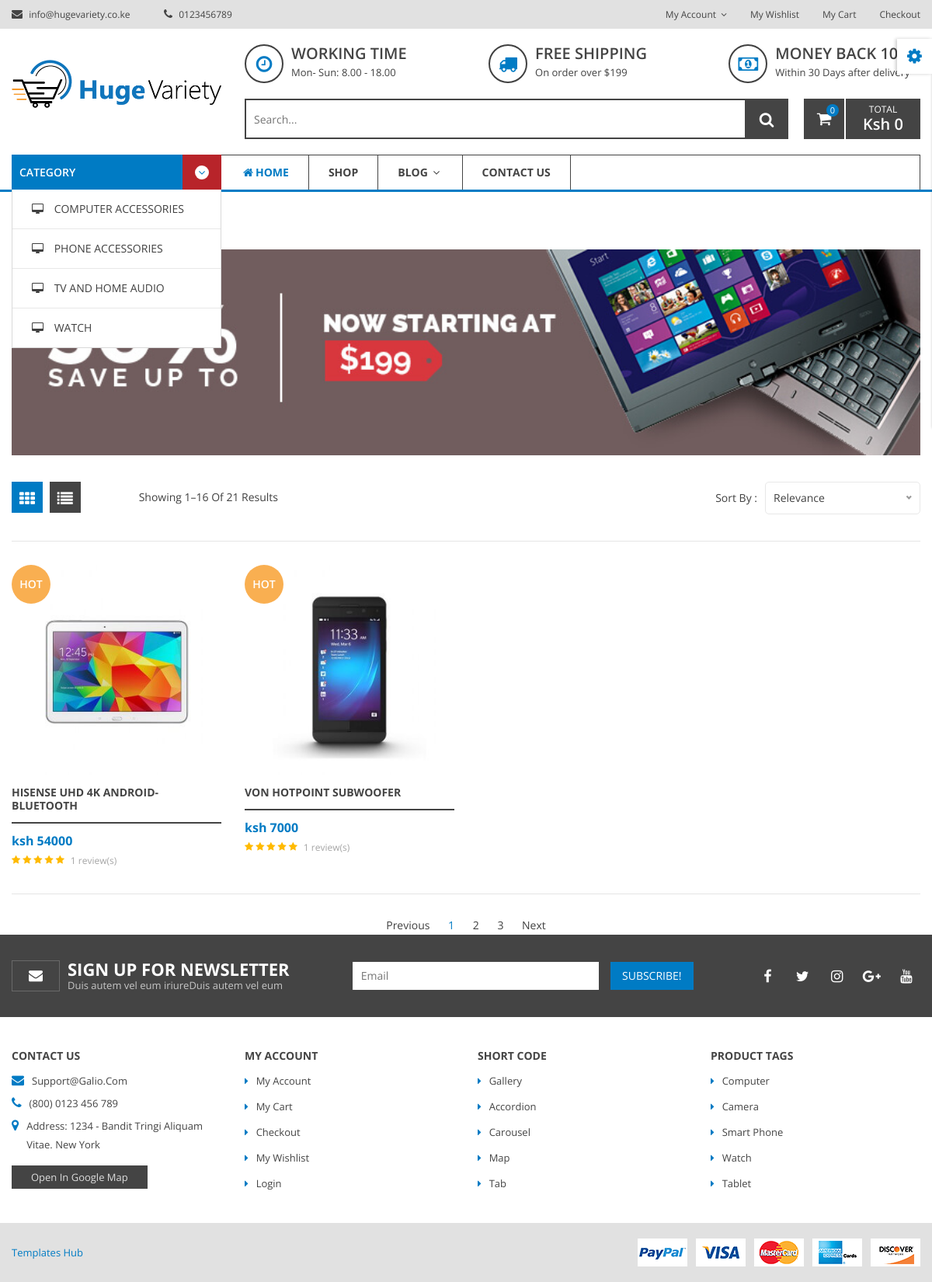
The app's page /category/tv-and-home-audio/ with its own data.
### store/models.py (models this page shows, shortened)
class Category(models.Model):
    category_name=models.CharField(max_length=200, db_index=True)
    slug = models.SlugField(unique=True)
    class Meta:
        verbose_name_plural='Categories'
    def get_absolute_url(self):
        return reverse('store:product_category', args=[self.slug])

class Product (models.Model):
    category=models.ForeignKey(Category,related_name='product',on_delete=models.CASCADE)
    tag_name=models.ForeignKey(Tags,related_name='product',on_delete=models.CASCADE)
    product_name = models.CharField(max_length=200)
    slug=models.SlugField()
    short_description = models.TextField(blank=True)
    long_description = models.TextField(blank=True)
    featured_image= models.ImageField(upload_to='images/')
    other_image1= models.ImageField(upload_to='images/', blank=True, null=True)
    other_image2= models.ImageField(upload_to='images/',blank=True,null=True)
    other_image3= models.ImageField(upload_to='images/',blank=True,null=True)
    price = models.IntegerField()
    in_stock = models.BooleanField(default=True)
    is_active =  models.BooleanField(default=True)
    created= models.DateField(auto_now_add=True)
    updated = models.DateTimeField(auto_now=True)
    class Meta:
        verbose_name= 'Product'
        verbose_name_plural='Products'
    def get_absolute_url(self):
        return reverse('store:product_detail', args=[self.slug])

### store/views.py (the view)
# urls.py: path('category/<slug:product_category_slug>/', views.product_category, name='product_category'),
def product_category(request, product_category_slug,):
    categ = get_object_or_404(Category,slug = product_category_slug)
    products = Product.objects.filter(category=categ)
    return render (request, 'product-categories.html', {'productsCateg': products,'categ':categ })

### templates/product-categories.html (shortened to what this page needs)
{% extends 'base.html' %}
{% load static %}
{% block content %}
<body>
    <div class="wrapper box-layout">
        <div class="breadcrumb-area">
            <div class="container">
                <div class="row">
                    <div class="col-12">
                        <div class="breadcrumb-wrap">
                            <nav aria-label="breadcrumb">
                                <ul class="breadcrumb">
                                    <li class="breadcrumb-item"><a href="index.html">Home</a></li>
                                    <li class="breadcrumb-item active" aria-current="page">shop </li>
                                </ul>
                            </nav>
                        </div>
                    </div>
                </div>
            </div>
        </div>
        <div class="page-main-wrapper">
            <div class="container">
                <div class="row">
                    <div class="col-12">
                        <div class="shop-banner img-full">
                            <img src="{% static 'img/banner/banner_static1.jpg' %}" alt="">
                        </div>
                        <div class="shop-product-wrapper pt-34">
                            <div class="shop-top-bar">
                                <div class="row">
                                    <div class="col-lg-7 col-md-6">
                                        <div class="top-bar-left">
                                            <div class="product-view-mode mr-70 mr-sm-0">
                                                <a class="active" href="#" data-target="grid"><i class="fa fa-th"></i></a>
                                                <a href="#" data-target="list"><i class="fa fa-list"></i></a>
                                            </div>
                                            <div class="product-amount">
                                                <p>Showing 1–16 of 21 results</p>
                                            </div>
                                        </div>
                                    </div>
                                    <div class="col-lg-5 col-md-6">
                                        <div class="top-bar-right">
                                            <div class="product-short">
                                                <p>Sort By : </p>
                                            </div>
                                        </div>
                                    </div>
                                </div>
                            </div>
                            <div class="shop-product-wrap grid row">
                                {% for product in productsCateg %}
                                <div class="col-lg-3 col-md-4 col-sm-6">
                                    <div class="product-item fix mb-30">
                                        <div class="product-thumb">
                                            <a href="{{  product.get_absolute_url }}">
                                                <img src="{{ product.featured_image.url }}" class="img-pri" alt="">
                                            </a>
                                            <div class="product-label">
                                                <span>hot</span>
                                            </div>
                                        </div>
                                        <div class="product-content">
                                            <h4> <a href="{{  product.get_absolute_url }}">{{ product.product_name }}</a></h4>
                                            <div class="pricebox">
                                                <span class="regular-price">ksh {{ product.price }}</span>
                                                <div class="ratings">
                                                    <span class="good"><i class="fa fa-star"></i></span>
                                                    <span class="good"><i class="fa fa-star"></i></span>
                                                    <span class="good"><i class="fa fa-star"></i></span>
                                                    <span class="good"><i class="fa fa-star"></i></span>
                                                    <span><i class="fa fa-star"></i></span>
                                                    <div class="pro-review">
                                                        <span>1 review(s)</span>
                                                    </div>
                                                </div>
                                            </div>
                                        </div>
                                    </div>
                                </div>
                                {% endfor %}
                            </div>
                        </div>
                        <div class="paginatoin-area text-center pt-28">
                            <div class="row">
                                <div class="col-12">
                                    <ul class="pagination-box">
                                        <li><a class="Previous" href="#">Previous</a></li>
                                        <li class="active"><a href="#">1</a></li>
                                        <li><a href="#">2</a></li>
                                        <li><a href="#">3</a></li>
                                        <li><a class="Next" href="#"> Next </a></li>
                                    </ul>
                                </div>
                            </div>
                        </div>
                    </div>
                </div>
            </div>
        </div>
    </div>
{% endblock%}

### templates/partials/_navbar.html (shortened to what this page needs)
{% load static %}
    <div class="color-switcher">
        <div class="color-switcher-inner">
            <div class="switcher-icon">
                <i class="fa fa-cog fa-spin"></i>
            </div>
        </div>
    </div>
    <div class="wrapper">
        <header>
            <div class="header-top-area bg-gray text-center text-md-left">
                <div class="container">
                    <div class="row">
                        <div class="col-lg-6 col-md-5">
                            <div class="header-call-action">
                                <a href="#">
                                    <i class="fa fa-envelope"></i>
                                    info@hugevariety.co.ke
                                </a>
                                <a href="#">
                                    <i class="fa fa-phone"></i>
                                    0123456789
                                </a>
                            </div>
                        </div>
                        <div class="col-lg-6 col-md-7">
                            <div class="header-top-right float-md-right float-none">
                                <nav>
                                    <ul>
                                        <li>
                                            <div class="dropdown header-top-dropdown">
                                                <a class="dropdown-toggle" id="myaccount" data-toggle="dropdown"
                                                    aria-haspopup="true" aria-expanded="false">
                                                    my account
                                                    <i class="fa fa-angle-down"></i>
                                                </a>
                                            </div>
                                        </li>
                                        <li>
                                            <a href="#">my wishlist</a>
                                        </li>
                                        <li>
                                            <a href="#">my cart</a>
                                        </li>
                                        <li>
                                            <a href="#">checkout</a>
                                        </li>
                                    </ul>
                                </nav>
                            </div>
                        </div>
                    </div>
                </div>
            </div>
            <div class="header-middle-area pt-20 pb-20">
                <div class="container">
                    <div class="row align-items-center">
                        <div class="col-lg-3">
                            <div class="brand-logo">
                                <a href="{% url 'store:index' %} ">
                                    <img src="{% static 'img/logo/huge.png' %}" alt="brand logo">
                                </a>
                            </div>
                        </div>
                        <div class="col-lg-9">
                            <div class="header-middle-right">
                                <div class="header-middle-shipping mb-20">
                                    <div class="single-block-shipping">
                                        <div class="shipping-icon">
                                            <i class="fa fa-clock-o"></i>
                                        </div>
                                        <div class="shipping-content">
                                            <h5>Working time</h5>
                                            <span>Mon- Sun: 8.00 - 18.00</span>
                                        </div>
                                    </div>
                                    <div class="single-block-shipping">
                                        <div class="shipping-icon">
                                            <i class="fa fa-truck"></i>
                                        </div>
                                        <div class="shipping-content">
                                            <h5>free shipping</h5>
                                            <span>On order over $199</span>
                                        </div>
                                    </div>
                                    <div class="single-block-shipping">
                                        <div class="shipping-icon">
                                            <i class="fa fa-money"></i>
                                        </div>
                                        <div class="shipping-content">
                                            <h5>money back 100%</h5>
                                            <span>Within 30 Days after delivery</span>
                                        </div>
                                    </div>
                                </div>
                                <div class="header-middle-block">
                                    <div class="header-middle-searchbox">
                                        <input type="text" placeholder="Search...">
                                        <button class="search-btn"><i class="fa fa-search"></i></button>
                                    </div>
                                    <div class="header-mini-cart">
                                        <div class="mini-cart-btn">
                                            <i class="fa fa-shopping-cart"></i>
                                            <span class="cart-notification" id="cart-qty">
                                                {% with total_qty=cart|length %}
                                                        {%  if total_qty > 0 %}
                                                            <div id="cart-qty" class="d-inline-flex">{{ total_qty }}</div>
                                                                {% else %}
                                                                0
                                                                {% endif %}
                                                            {% endwith%}
                                                </span>
                                        </div>
                                        <div class="cart-total-price">
                                            <span>total</span>
                                            Ksh {{cart.get_total_price}}
                                        </div>
                                    </div>
                                </div>
                            </div>
                        </div>
                    </div>
                </div>
            </div>
            <div class="main-header-wrapper bdr-bottom1">
                <div class="container">
                    <div class="row">
                        <div class="col-lg-12">
                            <div class="main-header-inner">
                                <div class="category-toggle-wrap">
                                    <div class="category-toggle">
                                        category
                                        <div class="cat-icon">
                                            <i class="fa fa-angle-down"></i>
                                        </div>
                                    </div>
                                    <nav class="category-menu hm-1">
                                        <ul>
                                            {% for category in categories %}
                                            <li><a href="{{category.get_absolute_url}}"><i class="fa fa-desktop"></i>
                                                {{category.category_name}} </a></li>
                                            {% endfor %}
                                        </ul>
                                    </nav>
                                </div>
                                <div class="main-menu">
                                    <nav id="mobile-menu">
                                        <ul>
                                            <li class="active"><a href="/"><i class="fa fa-home"></i>Home </a>
                                            </li>
                                            <li class="static"><a href="{% url 'store:shop' %} ">shop </a>
                                            </li>
                                            <li><a href="#">Blog <i class="fa fa-angle-down"></i></a>
                                            </li>
                                            <li><a href="contact-us.html">Contact us</a></li>
                                        </ul>
                                    </nav>
                                </div>
                            </div>
                        </div>
                    </div>
                </div>
            </div>
        </header>

### records on screen
Category: category_name "COMPUTER ACCESSORIES"
Category: category_name "PHONE ACCESSORIES"
Category: category_name "TV AND HOME AUDIO"
Category: category_name "WATCH"
Product: featured_image (picture), product_name "HISENSE UHD 4K ANDROID- BLUETOOTH", price "54000"
Product: featured_image (picture), product_name "VON HOTPOINT SUBWOOFER", price "7000"

### other values on screen
{{ cart.get_total_price }} "0"
